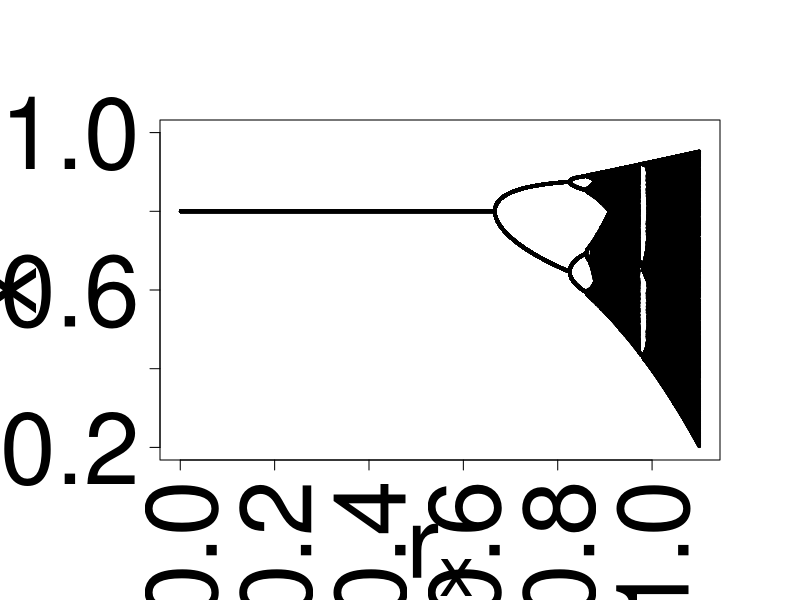

Write the R code that produced this figure.

allee<-function(r,A=0.2,K=1,start=0.21,timesteps=10000)
{
	pop<-numeric(length= timesteps)
	pop[1]=start
	for (t in 2: timesteps)
	{
		pop[t]=pop[t-1]+pop[t-1]*r*(1-pop[t-1]/A)*(pop[t-1]/K-1)
	}
	
	return(pop[(timesteps-499):timesteps])	
}


bifurcationPlot<-function(rSEQ,A,K,start,...)
    {
        plot(x=1,y=1,xlim=c(min(rSEQ),max(rSEQ)),type="n",...)
        for (r in rSEQ)
            {
                points(x=rep(r,500),y=allee(r=r,A=A,K=K,start=start),pch=20,cex=0.5)
            }
    }

par(mar=c(5, 6, 4, 2) + 2)
bifurcationPlot(rSEQ=seq(0.001,1.1,0.001),A=0.2,K=0.8,start=0.21,ylim=c(0.2,1),las=2,cex.lab=6,cex.axis=6,xlab="",ylab="")
mtext(side=1,expression(r[x]),line=6,cex=6)
mtext(side=2,"x",line=6,cex=6)

#axis(side=4,at=0.8,labels=expression(K[x]),las=3,cex.axis=3)
dev.print(device=jpeg,"~/github/CultureAllee/manuscript/figures/figure1.jpg",width=4000,height=3000,pointsize = 30)
